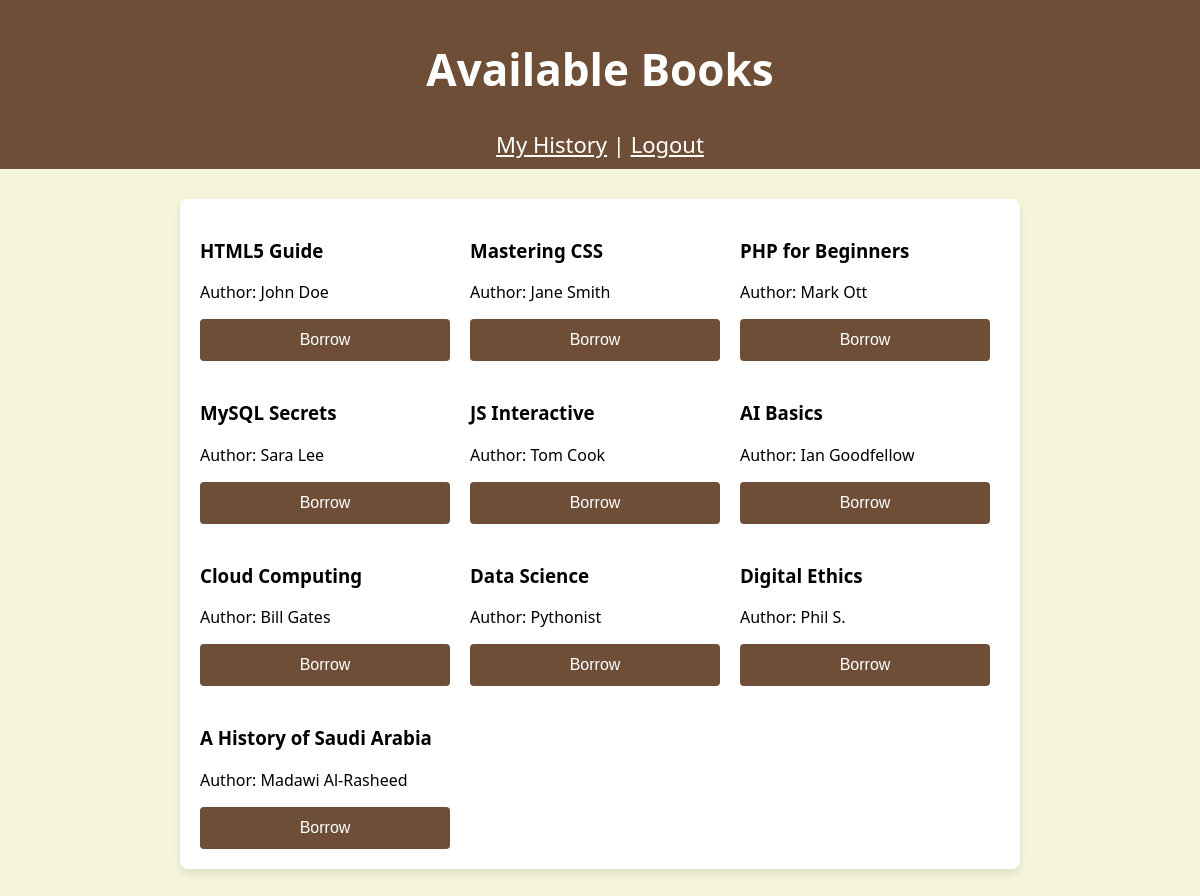
Before: /student/browse.php (signed in) with the older database file.
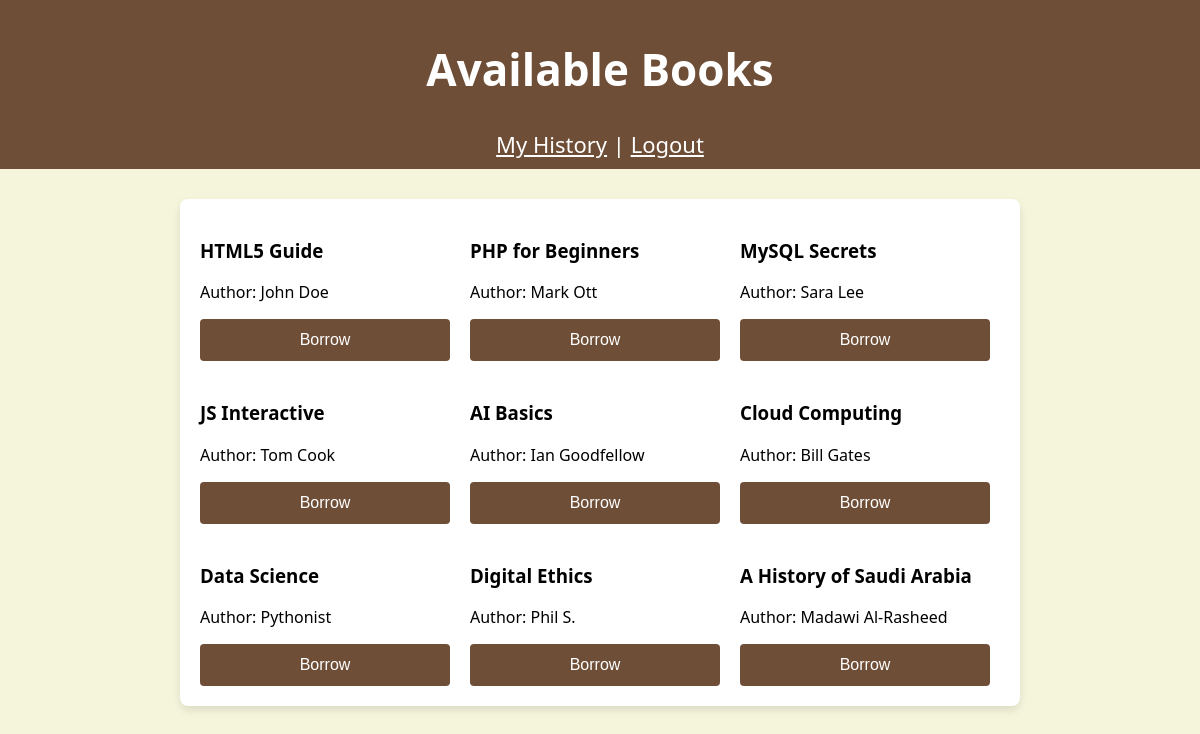
After: the same page with the newer database file.
### tables this page shows
CREATE TABLE `books` (
  `id` int NOT NULL,
  `title` varchar(255) NOT NULL,
  `author` varchar(100) NOT NULL,
  `category` varchar(50) DEFAULT NULL,
  `status` enum('available','borrowed') DEFAULT 'available'
);

### student/browse.php (the view, shortened to what this page needs)
<?php
require_once '../includes/config.php';
$books = $pdo->query("SELECT * FROM books WHERE status = 'available'")->fetchAll();
?>
<!DOCTYPE html>
<html>
<head>
    <link rel="stylesheet" href="../assets/style.css">
</head>
<body>
    <header style="background:#6F4E37; color:white; padding:10px; text-align:center;">
        <h1>Available Books</h1>
        <a href="history.php" style="color:white;">My History</a> | <a href="../auth/logout.php" style="color:white;">Logout</a>
    </header>
    <div class="container" style="display:flex; flex-wrap:wrap; gap:20px; padding:20px;">
        <?php foreach($books as $b): ?>
        <div class="card" style="width:250px;">
            <h3><?= $b['title'] ?></h3>
            <p>Author: <?= $b['author'] ?></p>
            <form method="POST">
                <button type="submit" name="borrow">Borrow</button>
            </form>
        </div>
        <?php endforeach; ?>
    </div>
</body>
</html>

Changed rows visible on the page:
no longer on this page (row edited): books: title "Mastering CSS", author "Jane Smith"
